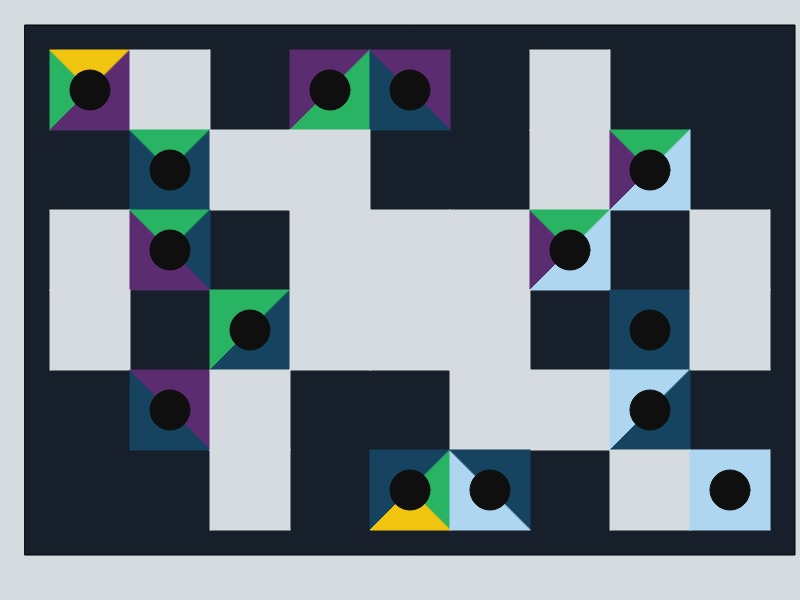
Frame 1 (no input)
Frame 60 (no input): identical to frame 1, image omitted
Frame 120 (the mouse pressed at the canvas centre since frame 60): identical to frame 1, image omitted

The p5.js sketch that drew this single still picture (run headless with seeded random() and noise() and a simulated clock; from frame 60 on, the mouse is pressed at the canvas centre):

// p5.js sketch
// ── sketch.js
// var tile;
var grid;

// constructor(pTileSize, pPositionX, pPositionY, pColorLeft=5, pColorTop=5, pColorRight=5, pColorBottom=5, pColorRotation=0)

function setup() {
  createCanvas(displayWidth, displayHeight);
  // tile = new Tile(120, 60, 60, color(255, 0, 0), color(0, 255, 0), color(0, 0, 255), color(255, 255, 0), 1);
  grid = new Grid(50, 50);
}

function draw() {
  background(this.grid.buit);

  stroke(0,0,0);
  fill(23, 32, 42);
  rect(this.grid.offsetX * 0.5, this.grid.offsetY * 0.5, this.grid.offsetX + grid.tileSize * 9, this.grid.offsetY + grid.tileSize * 6);
  // tile.show();
  grid.show();
  
}

class Tile {

  constructor(pTileSize, pPositionX, pPositionY, pColorLeft, pColorTop, pColorRight, pColorBottom, pColorRotation=0) {
      this.tileSize = pTileSize;
      this.positionX = pPositionX;
      this.positionY = pPositionY;
      this.left = pColorLeft;
      this.top = pColorTop;
      this.right = pColorRight;
      this.bottom = pColorBottom;
      this.rotation = pColorRotation;
  }

  show(){

    // Left
      // Set colors
      stroke(this.left);
      fill(this.left);

      // A triangle
      triangle(this.positionX, this.positionY, this.positionX - (this.tileSize / 2.0), this.positionY - (this.tileSize / 2.0), this.positionX - (this.tileSize / 2.0), this.positionY + (this.tileSize / 2.0));

    // Top
      // Set colors
      stroke(this.top);
      fill(this.top);

      // A triangle
      triangle(this.positionX, this.positionY, this.positionX + (this.tileSize / 2.0), this.positionY - (this.tileSize / 2.0), this.positionX - (this.tileSize / 2.0), this.positionY - (this.tileSize / 2.0));

    // Right
      // Set colors
      stroke(this.right);
      fill(this.right);

      // A triangle
      triangle(this.positionX, this.positionY, this.positionX + (this.tileSize / 2.0), this.positionY + (this.tileSize / 2.0), this.positionX + (this.tileSize / 2.0), this.positionY - (this.tileSize / 2.0));

    // Bottom
      // Set colors
      stroke(this.bottom);
      fill(this.bottom);

      // A triangle
      triangle(this.positionX, this.positionY, this.positionX - (this.tileSize / 2.0), this.positionY + (this.tileSize / 2.0), this.positionX + (this.tileSize / 2.0), this.positionY + (this.tileSize / 2.0));


      if(this.rotation == 1){
        stroke(15);
        fill(15);
        ellipse(this.positionX, this.positionY, this.tileSize / 2.0, this.tileSize / 2.0);
      }

  }
}

class Grid {

  constructor(pOffsetX, pOffsetY) {

    this.offsetX = pOffsetX;
    this.offsetY = pOffsetY;
    this.playfield = [];
    this.tileSize = 80;

    this.groc = color(241, 196, 15);
    this.verd = color(40, 180, 99);
    this.blauClar = color(174, 214, 241);
    this.blauFosc = color(21, 67, 96);
    this.lila = color(91, 44, 111);
    this.buit = color(214, 219, 223);
  
    this.clearPlayfield();
  }

  clearPlayfield() {

    //Primer hi posem 0;
    for (var rowCount=0; rowCount < 6; rowCount++) {
      this.playfield[rowCount] = [];
        for (var colCount=0; colCount < 9; colCount++) {
          this.playfield[rowCount][colCount] = '0';
        }
    }

    // Fila 0
    this.playfield[0][0] = new Tile(this.tileSize, this.tileSize * 0.5 + this.offsetX, this.tileSize * 0.5 + this.offsetY, this.verd, this.groc, this.lila, this.lila, 1);
    this.playfield[0][1] = new Tile(this.tileSize, this.tileSize * 1.5 + this.offsetX, this.tileSize * 0.5 + this.offsetY, this.buit, this.buit, this.buit, this.buit, 0);
    this.playfield[0][3] = new Tile(this.tileSize, this.tileSize * 3.5 + this.offsetX, this.tileSize * 0.5 + this.offsetY, this.lila, this.lila, this.verd, this.verd, 1);
    this.playfield[0][4] = new Tile(this.tileSize, this.tileSize * 4.5 + this.offsetX, this.tileSize * 0.5 + this.offsetY, this.blauFosc, this.lila, this.lila, this.blauFosc, 1);
    this.playfield[0][6] = new Tile(this.tileSize, this.tileSize * 6.5 + this.offsetX, this.tileSize * 0.5 + this.offsetY, this.buit, this.buit, this.buit, this.buit, 0);

    // Fila 1
    this.playfield[1][1] = new Tile(this.tileSize, this.tileSize * 1.5 + this.offsetX, this.tileSize * 1.5 + this.offsetY, this.blauFosc, this.verd, this.blauFosc, this.blauFosc, 1);
    this.playfield[1][2] = new Tile(this.tileSize, this.tileSize * 2.5 + this.offsetX, this.tileSize * 1.5 + this.offsetY, this.buit, this.buit, this.buit, this.buit, 0);
    this.playfield[1][3] = new Tile(this.tileSize, this.tileSize * 3.5 + this.offsetX, this.tileSize * 1.5 + this.offsetY, this.buit, this.buit, this.buit, this.buit, 0);
    this.playfield[1][6] = new Tile(this.tileSize, this.tileSize * 6.5 + this.offsetX, this.tileSize * 1.5 + this.offsetY, this.buit, this.buit, this.buit, this.buit, 0);
    this.playfield[1][7] = new Tile(this.tileSize, this.tileSize * 7.5 + this.offsetX, this.tileSize * 1.5 + this.offsetY, this.lila, this.verd, this.blauClar, this.blauClar, 1);

    // Fila 2
    this.playfield[2][0] = new Tile(this.tileSize, this.tileSize * 0.5 + this.offsetX, this.tileSize * 2.5 + this.offsetY, this.buit, this.buit, this.buit, this.buit, 0);
    this.playfield[2][1] = new Tile(this.tileSize, this.tileSize * 1.5 + this.offsetX, this.tileSize * 2.5 + this.offsetY, this.lila, this.verd, this.blauFosc, this.lila, 1);
    this.playfield[2][3] = new Tile(this.tileSize, this.tileSize * 3.5 + this.offsetX, this.tileSize * 2.5 + this.offsetY, this.buit, this.buit, this.buit, this.buit, 0);
    this.playfield[2][4] = new Tile(this.tileSize, this.tileSize * 4.5 + this.offsetX, this.tileSize * 2.5 + this.offsetY, this.buit, this.buit, this.buit, this.buit, 0);
    this.playfield[2][5] = new Tile(this.tileSize, this.tileSize * 5.5 + this.offsetX, this.tileSize * 2.5 + this.offsetY, this.buit, this.buit, this.buit, this.buit, 0);
    this.playfield[2][6] = new Tile(this.tileSize, this.tileSize * 6.5 + this.offsetX, this.tileSize * 2.5 + this.offsetY, this.lila, this.verd, this.blauClar, this.blauClar, 1);
    this.playfield[2][8] = new Tile(this.tileSize, this.tileSize * 8.5 + this.offsetX, this.tileSize * 2.5 + this.offsetY, this.buit, this.buit, this.buit, this.buit, 0);

    // Fila 3
    this.playfield[3][0] = new Tile(this.tileSize, this.tileSize * 0.5 + this.offsetX, this.tileSize * 3.5 + this.offsetY, this.buit, this.buit, this.buit, this.buit, 0);
    this.playfield[3][2] = new Tile(this.tileSize, this.tileSize * 2.5 + this.offsetX, this.tileSize * 3.5 + this.offsetY, this.verd, this.verd, this.blauFosc, this.blauFosc, 1);
    this.playfield[3][3] = new Tile(this.tileSize, this.tileSize * 3.5 + this.offsetX, this.tileSize * 3.5 + this.offsetY, this.buit, this.buit, this.buit, this.buit, 0);
    this.playfield[3][4] = new Tile(this.tileSize, this.tileSize * 4.5 + this.offsetX, this.tileSize * 3.5 + this.offsetY, this.buit, this.buit, this.buit, this.buit, 0);
    this.playfield[3][5] = new Tile(this.tileSize, this.tileSize * 5.5 + this.offsetX, this.tileSize * 3.5 + this.offsetY, this.buit, this.buit, this.buit, this.buit, 0);
    this.playfield[3][7] = new Tile(this.tileSize, this.tileSize * 7.5 + this.offsetX, this.tileSize * 3.5 + this.offsetY, this.blauFosc, this.blauFosc, this.blauFosc, this.blauFosc, 1);
    this.playfield[3][8] = new Tile(this.tileSize, this.tileSize * 8.5 + this.offsetX, this.tileSize * 3.5 + this.offsetY, this.buit, this.buit, this.buit, this.buit, 0);

    // Fila 4
    this.playfield[4][1] = new Tile(this.tileSize, this.tileSize * 1.5 + this.offsetX, this.tileSize * 4.5 + this.offsetY, this.blauFosc, this.lila, this.lila, this.blauFosc, 1);
    this.playfield[4][2] = new Tile(this.tileSize, this.tileSize * 2.5 + this.offsetX, this.tileSize * 4.5 + this.offsetY, this.buit, this.buit, this.buit, this.buit, 0);
    this.playfield[4][5] = new Tile(this.tileSize, this.tileSize * 5.5 + this.offsetX, this.tileSize * 4.5 + this.offsetY, this.buit, this.buit, this.buit, this.buit, 0);
    this.playfield[4][6] = new Tile(this.tileSize, this.tileSize * 6.5 + this.offsetX, this.tileSize * 4.5 + this.offsetY, this.buit, this.buit, this.buit, this.buit, 0);
    this.playfield[4][7] = new Tile(this.tileSize, this.tileSize * 7.5 + this.offsetX, this.tileSize * 4.5 + this.offsetY, this.blauClar, this.blauClar, this.blauFosc, this.blauFosc, 1);

    // Fila 5
    this.playfield[5][2] = new Tile(this.tileSize, this.tileSize * 2.5 + this.offsetX, this.tileSize * 5.5 + this.offsetY, this.buit, this.buit, this.buit, this.buit, 0);
    this.playfield[5][4] = new Tile(this.tileSize, this.tileSize * 4.5 + this.offsetX, this.tileSize * 5.5 + this.offsetY, this.blauFosc, this.blauFosc, this.verd, this.groc, 1);
    this.playfield[5][5] = new Tile(this.tileSize, this.tileSize * 5.5 + this.offsetX, this.tileSize * 5.5 + this.offsetY, this.blauClar, this.blauFosc, this.blauFosc, this.blauClar, 1);
    this.playfield[5][7] = new Tile(this.tileSize, this.tileSize * 7.5 + this.offsetX, this.tileSize * 5.5 + this.offsetY, this.buit, this.buit, this.buit, this.buit, 0);
    this.playfield[5][8] = new Tile(this.tileSize, this.tileSize * 8.5 + this.offsetX, this.tileSize * 5.5 + this.offsetY, this.blauClar, this.blauClar, this.blauClar, this.blauClar, 1);
    // console.log(this.playfield);
  }

  show(){
    for(var i = 0; i < 6; i++) {
      for(var j = 0; j < 9; j++) {
        if(this.playfield[i][j] != '0') {
          this.playfield[i][j].show();
        }
      }
    }
    
  }
}
